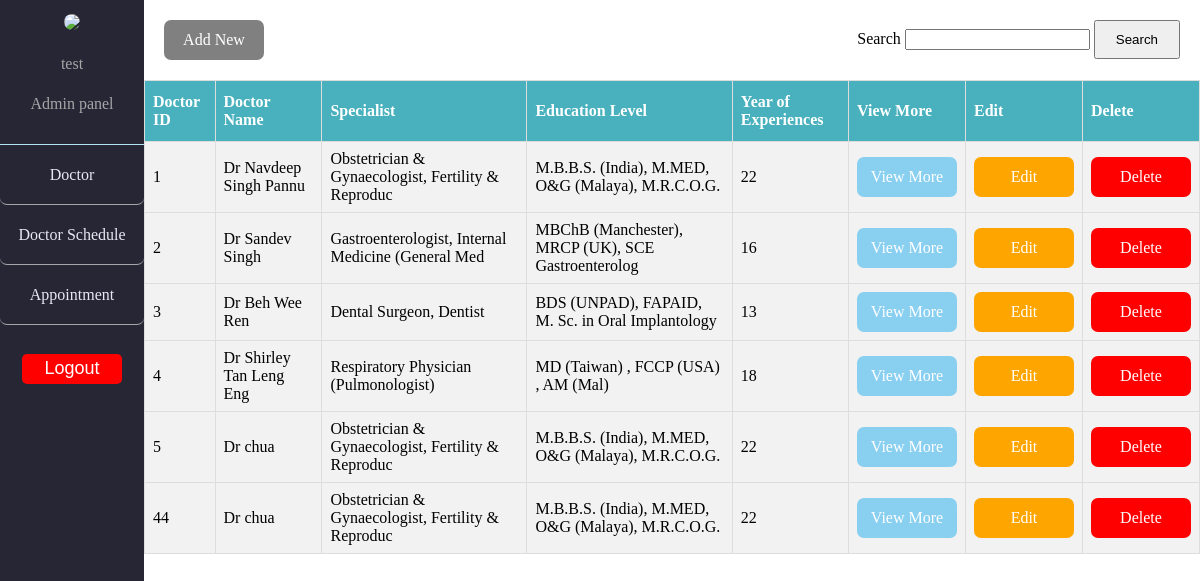
The app's page /admin-site/doctor_list.php (signed in) with its own data.
### tables this page shows
CREATE TABLE IF NOT EXISTS `doctor` (
  `doctor_id` int NOT NULL AUTO_INCREMENT,
  `doctor_name` varchar(50) NOT NULL,
  `doctor_specialist` varchar(255) NOT NULL,
  `doctor_edu_level` varchar(50) NOT NULL,
  `doctor_experience` int NOT NULL COMMENT 'doctor year of experience',
  `doctor_about` varchar(1000) NOT NULL,
  `doctor_portrait` longblob NOT NULL,
  PRIMARY KEY (`doctor_id`)
);

### admin-site/doctor_list.php (the view, shortened to what this page needs)
<!DOCTYPE html>
<html>
<head>
</head>
<body>
	<div id="headerspace"><?php include_once('adminheader.php');?></div>
    <div id="main-content">
	<form method="post">
		<div class="box">
			<a style='background-color:#808080; cursor: pointer;' name="addnewbtn" type="button" href='add_doctor.php'>Add New</a>
			<div>
				Search <input type="text" name="search_key">
				<button name="searchbtn" type="submit">Search</button>
			</div>
		</div>
		<?php
			include("conn.php");
		?>
		<?php
		$search_key = "";
		$result = mysqli_query($con,"SELECT * FROM doctor WHERE doctor_name LIKE '%$search_key%'");
		?>
		<table id="doctor">
			<tr>
				<th>Doctor ID</th>
				<th>Doctor Name</th>
				<th>Specialist</th>
				<th>Education Level</th>
				<th>Year of Experiences</th>
				<th>View More</th>
				<th>Edit</th>
				<th>Delete</th>
			</tr>
			<?php
			while($row = mysqli_fetch_array($result))
			{
			echo"<tr bgcolor=\"#99FF66\">";
			echo"<td>";
			echo $row['doctor_id'];
			echo"</td>";
			echo"<td>";
			echo $row['doctor_name'];
			echo"</td>";
			echo"<td>";
			echo $row['doctor_specialist'];
			echo"</td>";
			echo"<td>";
			echo $row['doctor_edu_level'];
			echo"</td>";
			echo"<td>";
			echo $row['doctor_experience'];
			echo"</td>";
			echo"<td ><a style='background-color:#89CFF0;' class='button' href=\"view_doctor.php?doctor_id=";
			echo $row['doctor_id'];
			echo"\">View More</a></td>";
			echo"<td><a style='background-color:#FFA500;' class='button' href=\"edit_doctor.php?doctor_id=";
			echo $row['doctor_id'];
			echo"\">Edit</a></td>";
			echo"<td><a style='background-color:#FF0000;' class='button' href=\"admin-action-php1/doctor-delete.php?doctor_id=";
			echo $row['doctor_id'];
			echo"\" onClick=\"return confirm('Delete ";
			echo $row['doctor_name'];echo" details?');\">Delete</a></td></tr>";
			}
			?>
		</table>
	</form>
</body>
</html>

### admin-site/adminheader.php (shortened to what this page needs)
<?php
    if (isset($_SESSION['mySession'])) {
        $admin = $_SESSION['mySession'];
    }
    else {
        header("location: Admin(login).php");
    }
?>
<!DOCTYPE html>
<html lang="en">
<head>
</head>
<body>
    <div id="admin-header-container">
        <img id="admin-icon" src="../media/1234.jpg">
        <div class="admin-detail"><?php echo $admin?></div>
        <div class="admin-detail" style="padding-bottom: 15px; border-bottom: 1.5px solid #B1E5F2;">Admin panel</div>
        <nav>
            <a href="doctor_list.php">Doctor</a>
            <a href="admin_doctor_schedule.php">Doctor Schedule</a>
            <a href="admin_appointment.php">Appointment</a>
        </nav>
        <form method="post" id="logout-form">
            <button name="logout">Logout</button>
        </form>
    </div>
    </div>
</body>
</html>

### admin-site/doctor_list.php (style rules this page uses)
body { height: 100%; margin: 0; }
div#headerspace { display: inline-block; width: 12%; position: fixed; }
div#main-content { width: 88%; display: inline-block; margin-left: 12%; }
#doctor { border-collapse: collapse; width: 100%; }
#doctor td, #doctor th { border: 1px solid #ddd; padding: 8px; }
#doctor tr { background-color: #f2f2f2; }
#doctor th { padding-top: 12px; padding-bottom: 12px; text-align: left; background-color: #48b1bd; color: white; }
.box { display: flex; justify-content: space-between; margin: 20px; }
button { padding: 10px 20px; }
a { text-decoration: none; display: block; width: 100px; text-align: center; line-height: 40px; height: 40px; color: white; border-radius: 7px; }

### admin-site/adminheader.php (style rules this page uses)
html, body { margin: 0; height: 100%; }
#admin-header-container { height: 100%; width: 12%; background-color: #272635; text-align: center; color: #A6A6A8; position: fixed; }
#admin-icon { border-radius: 50%; width: 50%; height: auto; margin: 10% 0; }
.admin-detail { height: 5%; line-height: 30px; }
nav a, nav a:visited { display: block; width: 100%; height: 60px; color: #E8E9F3; text-decoration: none; line-height: 60px; border-bottom: 0.3px solid #A6A6A8; box-sizing: border-box; }
#logout-form { margin-top: 20%; }
#logout-form button { display: inline-block; width: 70%; height: 30px; border-radius: 5px; border: 0; padding: 0; font-size: 18px; background-color: red; color: white; cursor: pointer; }

### records on screen
doctor: doctor_id "1", doctor_name "Dr Navdeep Singh Pannu", doctor_specialist "Obstetrician & Gynaecologist, Fertility & Reproduc", doctor_edu_level "M.B.B.S. (India), M.MED, O&G (Malaya), M.R.C.O.G.", doctor_experience "22"
doctor: doctor_id "2", doctor_name "Dr Sandev Singh", doctor_specialist "Gastroenterologist, Internal Medicine (General Med", doctor_edu_level "MBChB (Manchester), MRCP (UK), SCE Gastroenterolog", doctor_experience "16"
doctor: doctor_id "3", doctor_name "Dr Beh Wee Ren", doctor_specialist "Dental Surgeon, Dentist", doctor_edu_level "BDS (UNPAD), FAPAID, M. Sc. in Oral Implantology", doctor_experience "13"
doctor: doctor_id "4", doctor_name "Dr Shirley Tan Leng Eng", doctor_specialist "Respiratory Physician (Pulmonologist)", doctor_edu_level "MD (Taiwan) , FCCP (USA) , AM (Mal)", doctor_experience "18"
doctor: doctor_id "5", doctor_name "Dr chua", doctor_specialist "Obstetrician & Gynaecologist, Fertility & Reproduc", doctor_edu_level "M.B.B.S. (India), M.MED, O&G (Malaya), M.R.C.O.G.", doctor_experience "22"
doctor: doctor_id "44", doctor_name "Dr chua", doctor_specialist "Obstetrician & Gynaecologist, Fertility & Reproduc", doctor_edu_level "M.B.B.S. (India), M.MED, O&G (Malaya), M.R.C.O.G.", doctor_experience "22"

### other values on screen
$admin "test"
